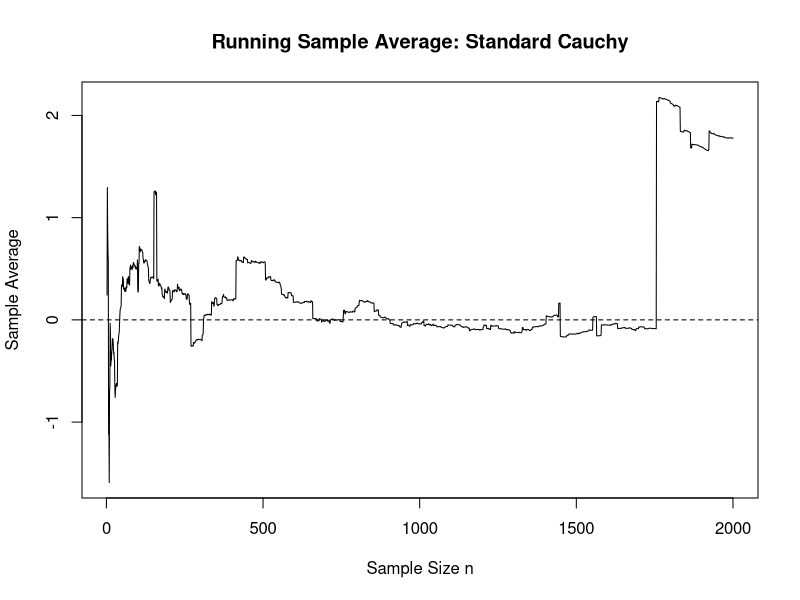
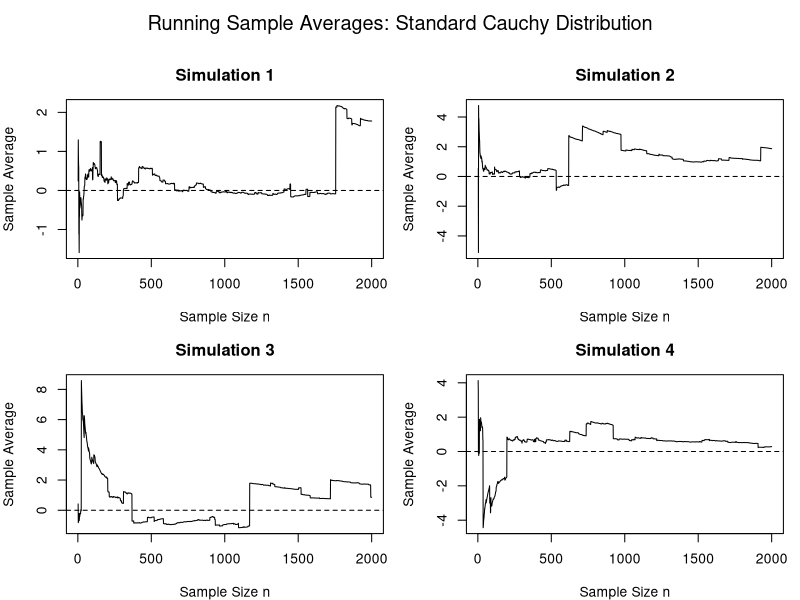
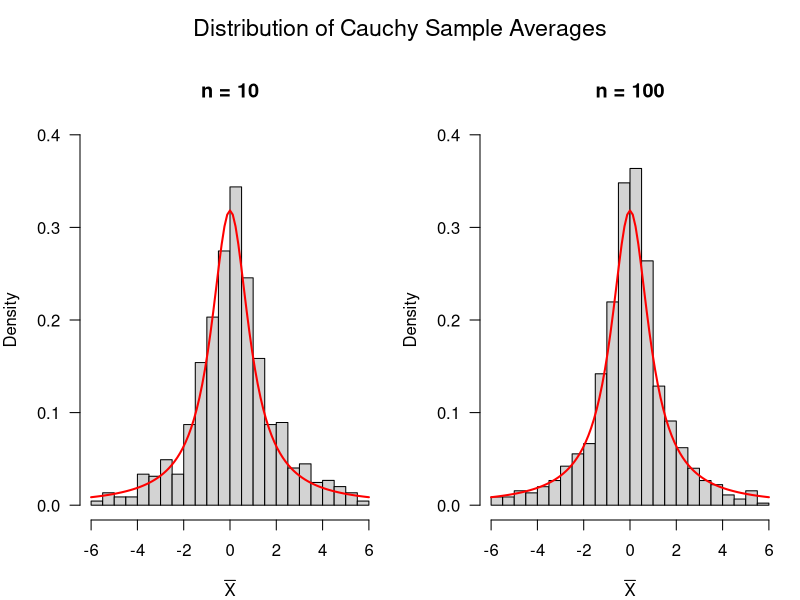

Write the R code that produced these figures, in order.
## ---- chunk 1
#setwd("/Users/Documents/ania/teaching/STAT4645/STAT4645Fall2026/LecturesF26/week3new")
## ---- chunk 2

set.seed(123)

n <- 2000

x <- rcauchy(n)

sample_average <- cumsum(x) / (1:n)

plot(
  2:n,
  sample_average[2:n],
  type = "l",
  xlab = "Sample Size n",
  ylab = "Sample Average",
  main = "Running Sample Average: Standard Cauchy"
)

abline(h = 0, lty = 2)


## ---- chunk 3
set.seed(123)

n <- 2000

sample_average <- replicate(4, {
  x <- rcauchy(n)
  cumsum(x) / (1:n)
})

par(
  mfrow = c(2, 2),
  oma = c(0, 0, 3, 0),
  mar = c(4, 4, 3, 1)
)

for (i in 1:4) {

  plot(
    2:n,
    sample_average[2:n, i],
    type = "l",
    main = paste("Simulation", i),
    xlab = "Sample Size n",
    ylab = "Sample Average"
  )

  abline(h = 0, lty = 2)
}

mtext(
  "Running Sample Averages: Standard Cauchy Distribution",
  outer = TRUE,
  line = 1,
  cex = 1.2
)

## ---- chunk 4

sample_size <- c(10, 100)
simulation_size <- 1000

par(
  mfrow = c(1, 2),
  oma = c(0, 0, 3, 0),
  mar = c(4, 4, 3, 1), 
  las = 1
)

hist_breaks <- seq(-6, 6, by = 0.5)

for (i in 1:length(sample_size)) {
  
  n <- sample_size[i]

  # Store B = 1000 sample averages
  x_bar <- numeric(simulation_size)
  
  for (j in 1:simulation_size) {
    x_bar[j] <- mean(rcauchy(n))
  }

  x_plot <- x_bar[x_bar >= -6 & x_bar <= 6]

  hist(
    x_plot,
    probability = TRUE,
    breaks = hist_breaks,
    main = paste("n =", n),
    xlab = expression(bar(X)),
    ylab = "Density",
    xlim = c(-6, 6),
    ylim = c(0, 0.4)
  )

  curve(
    dcauchy(x),
    add = TRUE,
    col = "red",
    lwd = 2
  )
}

mtext(
  "Distribution of Cauchy Sample Averages",
  outer = TRUE,
  line = 1,
  cex = 1.4
)


## ---- chunk 5
